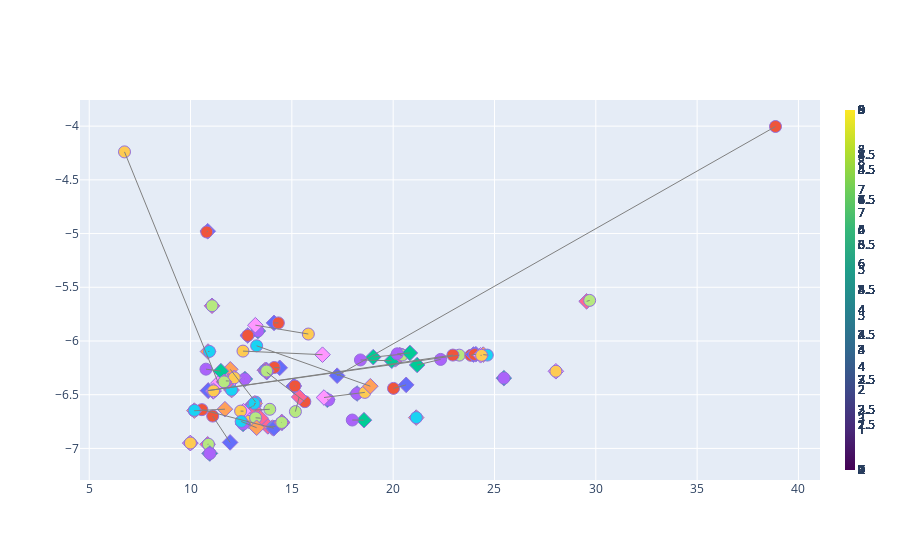

Notebook code for this chart:
### Markdown cell above
# Plotting

### Code cell
data = [] + \
    df_shared["trace"].tolist() + \
    connecting_lines_data + \
    []



fig = go.Figure(data=data)
fig.update_layout(showlegend=False)

fig.show()
